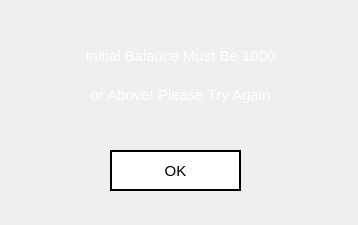
<?xml version="1.0" encoding="UTF-8"?>
<ui version="4.0">
 <class>admin_error5</class>
 <widget class="QWidget" name="admin_error5">
  <property name="geometry">
   <rect>
    <x>0</x>
    <y>0</y>
    <width>358</width>
    <height>225</height>
   </rect>
  </property>
  <property name="minimumSize">
   <size>
    <width>358</width>
    <height>225</height>
   </size>
  </property>
  <property name="maximumSize">
   <size>
    <width>358</width>
    <height>225</height>
   </size>
  </property>
  <property name="windowTitle">
   <string>Warning</string>
  </property>
  <property name="windowIcon">
   <iconset>
    <normaloff>icon.png</normaloff>icon.png</iconset>
  </property>
  <property name="styleSheet">
   <string notr="true">QWidget#admin_error5{
border-image: url(:images/aderr.png);
}

QPushButton{
background: transparent;
background-color: white;
border: 2px solid black;
}

QPushButton:hover{
background-color: rgb(30, 30, 30);
color: white;
}

QPushButton:pressed
{
font: bold;
}
</string>
  </property>
  <widget class="QWidget" name="verticalLayoutWidget">
   <property name="geometry">
    <rect>
     <x>20</x>
     <y>40</y>
     <width>321</width>
     <height>71</height>
    </rect>
   </property>
   <layout class="QVBoxLayout" name="verticalLayout">
    <item>
     <widget class="QLabel" name="label">
      <property name="font">
       <font>
        <pointsize>11</pointsize>
       </font>
      </property>
      <property name="text">
       <string>&lt;html&gt;&lt;head/&gt;&lt;body&gt;&lt;p&gt;&lt;span style=&quot; color:#ffffff;&quot;&gt;Initial Balance Must Be 1000&lt;/span&gt;&lt;/p&gt;&lt;/body&gt;&lt;/html&gt;</string>
      </property>
      <property name="alignment">
       <set>Qt::AlignCenter</set>
      </property>
     </widget>
    </item>
    <item>
     <widget class="QLabel" name="label_2">
      <property name="font">
       <font>
        <pointsize>11</pointsize>
       </font>
      </property>
      <property name="text">
       <string>&lt;html&gt;&lt;head/&gt;&lt;body&gt;&lt;p&gt;&lt;span style=&quot; color:#ffffff;&quot;&gt;or Above! Please Try Again&lt;/span&gt;&lt;/p&gt;&lt;/body&gt;&lt;/html&gt;</string>
      </property>
      <property name="alignment">
       <set>Qt::AlignCenter</set>
      </property>
     </widget>
    </item>
   </layout>
  </widget>
  <widget class="QPushButton" name="sys_ok">
   <property name="geometry">
    <rect>
     <x>110</x>
     <y>150</y>
     <width>131</width>
     <height>41</height>
    </rect>
   </property>
   <property name="font">
    <font>
     <pointsize>11</pointsize>
    </font>
   </property>
   <property name="text">
    <string>OK</string>
   </property>
  </widget>
 </widget>
 <resources>
  <include location="resource.qrc"/>
 </resources>
 <connections/>
</ui>
